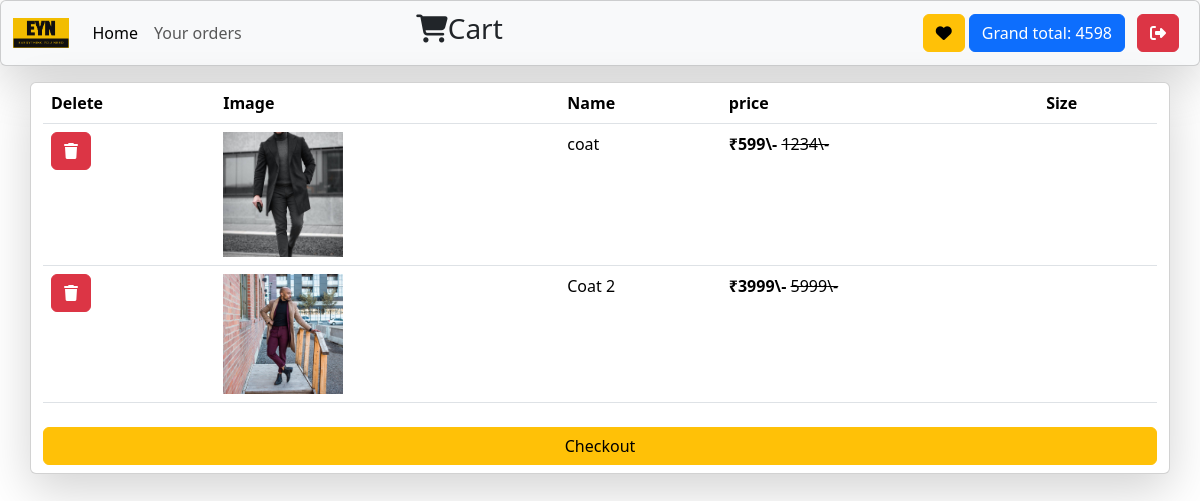
The app's page /cart/ (signed in) with its own data.
### home/models.py (models this page shows, shortened)
class BaseModel(models.Model):
    product_uuid = models.UUIDField(default=uuid.uuid4, editable=False, primary_key=True )
    created_at = models.DateField(auto_now_add=True)
    updated_at = models.DateField(auto_now_add=True)
    class Meta:
        abstract = True

class Cart(BaseModel):
    user = models.ForeignKey(User, on_delete=models.SET_NULL,null=True, blank=True, related_name="cart")
    is_paid = models.BooleanField(default=False)
    def get_cart_total(self):
        return cart_items.objects.filter(cart = self).aggregate(Sum('product__discounted_price'))

class cart_items(BaseModel):
    cart = models.ForeignKey(Cart, on_delete=models.CASCADE, related_name="cartItems")
    product = models.ForeignKey(products, on_delete=models.CASCADE)
    size = models.ForeignKey(sizes, on_delete=models.CASCADE,  null=True, blank=True)

class products(BaseModel):
    product_category = models.CharField(max_length=100)
    product_image = models.ImageField(upload_to="products", null=True, blank=True)
    product_image1 = models.ImageField(upload_to="products", null=True, blank=True)
    product_image2 = models.ImageField(upload_to="products", null=True, blank=True)
    product_name = models.CharField(max_length=100)
    real_price = models.IntegerField(default=1)
    discounted_price = models.IntegerField(default=1)
    product_description = models.TextField()
    size = models.CharField(max_length=100, default="medium")

### home/views.py (the view)
# urls.py: path('cart/', cart, name="cart"),
@login_required(login_url='/login/')
def cart(request):
    user = request.user
    try:
        cart = Cart.objects.get(is_paid = False, user = user)
        items = cart_items.objects.filter(cart = cart)
        if not items.exists():
            context = {"carts": cart, "message":"no items"}
        else:
            context = {"carts": cart}
    except Cart.DoesNotExist:
        context= {"message":"No items in cart"}
    return render(request, "cart.html", context)

### home/templates/cart.html (shortened to what this page needs)
{% extends "base.html" %}
{% block start %}
<nav class="navbar navbar-expand-lg bg-body-tertiary card shadow-lg">
    <div class="container-fluid">
      <a class="navbar-brand fs-4" href="/"><img src="/media/logo/EYN_edited.png" alt="..." style="height: 30px; margin-bottom: 4px;"></a>
      <div class="collapse navbar-collapse" id="navbarSupportedContent">
        <ul class="navbar-nav me-auto mb-2 mb-lg-0">
          <li class="nav-item">
            <a class="nav-link active" aria-current="page" href="/">Home</a>
          </li>
          <li class="nav-item">
            <a class="nav-link" href="/orders/">Your orders</a>
          </li>
        </ul>
        <h3 class=""><i class="fa-solid fa-cart-shopping"></i>Cart</h3>
        <a href="/wishlist/"><div class="btn btn-warning icon1"><i class="fa-solid fa-heart"></i></div></a>
        <div class="btn btn-primary mx-1">Grand total: {{carts.get_cart_total.product__discounted_price__sum}}</div>
        <a class="btn btn-danger mx-2" href="/logout/"><i class="fa-solid fa-right-from-bracket"></i></a>
      </div>
      </div>
  </nav>
  {% if message %}
    <div class="container d-flex mt-5" style="justify-content: center;">
      <img src="https://dev.agriapp.net/public/images/emptycart.png" alt="Not ordered yet">
    </div>
    <div class="d-flex mb-3" style="justify-content: center;">
      <a href="/"><div class="btn btn-warning">Continue shopping</div></a>
      </div>
  {% else %}
  <div class="container my-3 card shadow-lg">
  <table class="table ">
    <thead>
      <tr>
        <th scope="col">Delete</th>
        <th scope="col">Image</th>
        <th scope="col">Name</th>
        <th scope="col">price</th>
        <th scope="col">Size</th>
      </tr>
    </thead>
    <tbody>
        {% for cart in carts.cartItems.all %}
      <tr>
        <th scope="row"><a href="/delete-cart-items/{{cart.product_uuid}}"><div class="btn btn-danger"><i class="fa-solid fa-trash"></i></div></a></th>
        <td><a href="/product/{{cart.product.product_uuid}}"><img src="/media/{{cart.product.product_image}}" alt="" style="width: 120px;"></a></td>
        <td>{{cart.product.product_name}}</td>
        <td><b>₹{{cart.product.discounted_price}}\-</b>  <strike>{{cart.product.real_price}}\-</strike></td>
        <td>{{cart.size.size}}</td>
      </tr>
      {% endfor %}
    </tbody>
  </table>
  <a href="/checkout/{{carts.product_uuid}}" class="btn my-2 btn-warning">Checkout</a>
</div>
{% endif %}
{% endblock %}

### static/style.css (style rules this page uses)
.icon1 { margin-left: 420px; }
a { color: #020101; text-decoration: none; }

### records on screen
Cart: get_cart_total.product__discounted_price__sum "4598"
cart_items: product.product_image (picture), product.product_name "coat", product.discounted_price "599", product.real_price "1234"
cart_items: product.product_image (picture), product.product_name "Coat 2", product.discounted_price "3999", product.real_price "5999"
